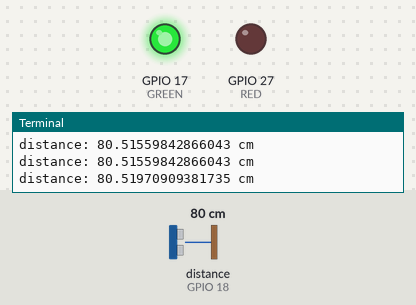
Simulated run of this program. Board: Raspberry Pi (BCM pin numbers). Shown: output pins drawn as LEDs (lit = HIGH), the last lines printed to the terminal. The inputs (shaded band) are chosen by the test bench; at power-on: distance to the obstacle (sensor on GPIO 18) 80 cm. The echo pulse lasts 58.3 µs per cm; the clock reads 2024-03-15 10:24:30 at power-on unless the program sets it; pins used as bus, display or sensor lines are not drawn.

Above: at 1.2 s.
1.3 s: distance to the obstacle (sensor on GPIO 18) set to 6 cm
2.8 s: distance to the obstacle (sensor on GPIO 18) set to 3 cm
At 4.1 s:
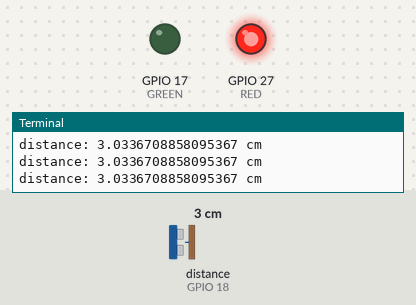
4.4 s: distance to the obstacle (sensor on GPIO 18) set to 9 cm
At 5.7 s:
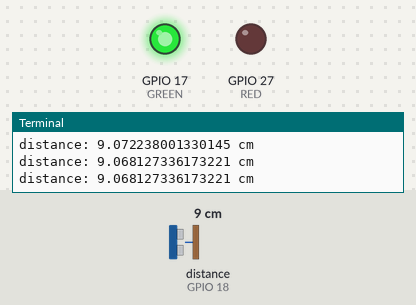
6.0 s: distance to the obstacle (sensor on GPIO 18) set to 2 cm
At 6.7 s:
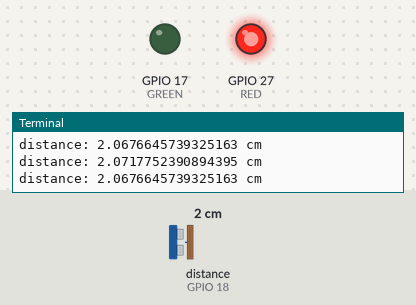
Timing chart, 0 to 8.6 s (numbered marks = the images above; inputs shaded):
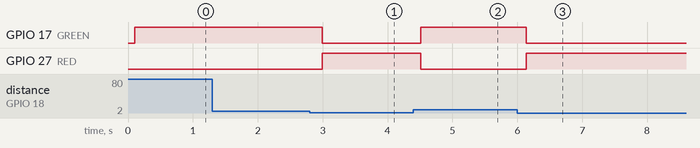

Measured:
- the behaviour switches between 5 and 4 cm on distance to the obstacle (sensor on GPIO 18) (found by bisection; images 0 and 1)
- after the input at 2.8 s, GPIO 17 (GREEN): HIGH → LOW after 0.19 s; GPIO 27 (RED): LOW → HIGH after 0.19 s
- after the input at 4.4 s, GPIO 17 (GREEN): LOW → HIGH after 0.11 s; GPIO 27 (RED): HIGH → LOW after 0.11 s
- after the input at 6.0 s, GPIO 17 (GREEN): HIGH → LOW after 0.13 s; GPIO 27 (RED): LOW → HIGH after 0.13 s

The program:

GPIO.py
```python
import RPi.GPIO as GPIO
import time

GPIO.setwarnings(False)
GPIO.cleanup()
GPIO.setmode(GPIO.BCM)

TRIG = 4
ECHO = 18
RED = 27
GREEN = 17

GPIO.setup(TRIG, GPIO.OUT)
GPIO.setup(ECHO, GPIO.IN)
GPIO.setup(RED, GPIO.OUT)
GPIO.setup(GREEN, GPIO.OUT)

def get_distance():
    GPIO.output(TRIG, True)
    time.sleep(0.0001)
    GPIO.output(TRIG, False)

    while GPIO.input(ECHO) == False:
        start = time.time()

    while GPIO.input(ECHO) == True:
        end = time.time()

    sig_time = end-start
    distance = sig_time / 0.000058
    print("distance: {} cm".format(distance))
    return distance

def close():
    GPIO.output(RED, GPIO.HIGH)
    GPIO.output(GREEN, GPIO.LOW)

def far():
    GPIO.output(RED, GPIO.LOW)
    GPIO.output(GREEN, GPIO.HIGH)

while True:
    distance = get_distance()
    time.sleep(0.1)
    if distance <= 5:
        close()
    else:
        far() 
```
